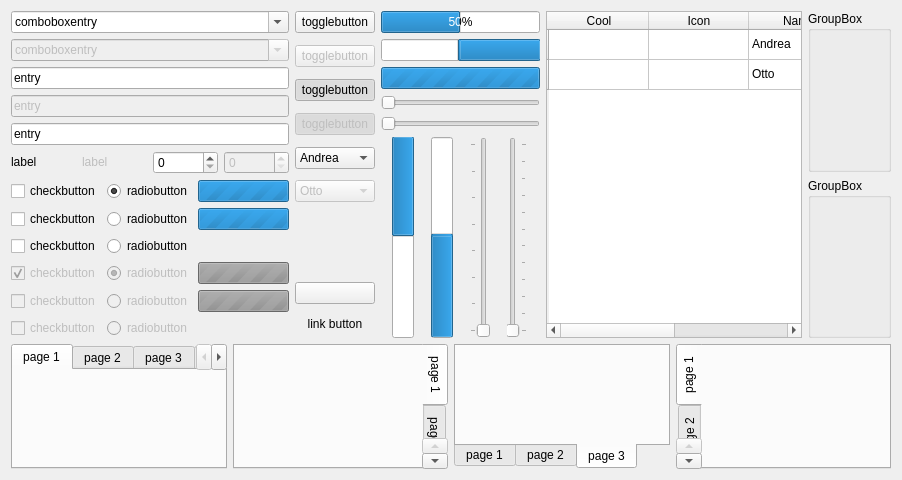
<?xml version="1.0" encoding="UTF-8"?>
<ui version="4.0">
 <class>WidgetShowcase</class>
 <widget class="QWidget" name="central">
  <property name="geometry">
   <rect>
    <x>0</x>
    <y>0</y>
    <width>902</width>
    <height>471</height>
   </rect>
  </property>
  <layout class="QVBoxLayout" name="central_layout">
   <item>
    <layout class="QHBoxLayout" name="top">
     <item>
      <layout class="QVBoxLayout" name="top_0">
       <property name="sizeConstraint">
        <enum>QLayout::SetDefaultConstraint</enum>
       </property>
       <item>
        <widget class="QComboBox" name="combo_0">
         <property name="sizePolicy">
          <sizepolicy hsizetype="Preferred" vsizetype="Fixed">
           <horstretch>0</horstretch>
           <verstretch>0</verstretch>
          </sizepolicy>
         </property>
         <property name="editable">
          <bool>true</bool>
         </property>
         <item>
          <property name="text">
           <string>comboboxentry</string>
          </property>
         </item>
         <item>
          <property name="text">
           <string>Donald Duck</string>
          </property>
         </item>
         <item>
          <property name="text">
           <string>Mickey Mouse</string>
          </property>
         </item>
         <item>
          <property name="text">
           <string>Jet McQuack</string>
          </property>
         </item>
        </widget>
       </item>
       <item>
        <widget class="QComboBox" name="combo_1">
         <property name="enabled">
          <bool>false</bool>
         </property>
         <property name="sizePolicy">
          <sizepolicy hsizetype="Minimum" vsizetype="Fixed">
           <horstretch>0</horstretch>
           <verstretch>0</verstretch>
          </sizepolicy>
         </property>
         <property name="editable">
          <bool>true</bool>
         </property>
         <item>
          <property name="text">
           <string>comboboxentry</string>
          </property>
         </item>
        </widget>
       </item>
       <item>
        <widget class="QLineEdit" name="line_0">
         <property name="sizePolicy">
          <sizepolicy hsizetype="Minimum" vsizetype="Fixed">
           <horstretch>0</horstretch>
           <verstretch>0</verstretch>
          </sizepolicy>
         </property>
         <property name="text">
          <string>entry</string>
         </property>
        </widget>
       </item>
       <item>
        <widget class="QLineEdit" name="line_1">
         <property name="enabled">
          <bool>false</bool>
         </property>
         <property name="sizePolicy">
          <sizepolicy hsizetype="Minimum" vsizetype="Fixed">
           <horstretch>0</horstretch>
           <verstretch>0</verstretch>
          </sizepolicy>
         </property>
         <property name="text">
          <string>entry</string>
         </property>
        </widget>
       </item>
       <item>
        <widget class="KLineEdit" name="klineedit">
         <property name="text">
          <string>entry</string>
         </property>
         <property name="showClearButton" stdset="0">
          <bool>true</bool>
         </property>
        </widget>
       </item>
       <item>
        <layout class="QHBoxLayout" name="labels">
         <property name="sizeConstraint">
          <enum>QLayout::SetDefaultConstraint</enum>
         </property>
         <item>
          <widget class="QLabel" name="label_0">
           <property name="sizePolicy">
            <sizepolicy hsizetype="Minimum" vsizetype="Fixed">
             <horstretch>0</horstretch>
             <verstretch>0</verstretch>
            </sizepolicy>
           </property>
           <property name="text">
            <string>label</string>
           </property>
          </widget>
         </item>
         <item>
          <widget class="QLabel" name="label_1">
           <property name="enabled">
            <bool>false</bool>
           </property>
           <property name="sizePolicy">
            <sizepolicy hsizetype="Minimum" vsizetype="Fixed">
             <horstretch>0</horstretch>
             <verstretch>0</verstretch>
            </sizepolicy>
           </property>
           <property name="text">
            <string>label</string>
           </property>
          </widget>
         </item>
         <item>
          <widget class="KIntSpinBox" name="kintspinbox_2">
           <property name="sizePolicy">
            <sizepolicy hsizetype="Minimum" vsizetype="Fixed">
             <horstretch>0</horstretch>
             <verstretch>0</verstretch>
            </sizepolicy>
           </property>
          </widget>
         </item>
         <item>
          <widget class="KIntSpinBox" name="kintspinbox">
           <property name="enabled">
             <bool>false</bool>
           </property>
           <property name="sizePolicy">
            <sizepolicy hsizetype="Minimum" vsizetype="Fixed">
             <horstretch>0</horstretch>
             <verstretch>0</verstretch>
            </sizepolicy>
           </property>
          </widget>
         </item>
        </layout>
       </item>
       <item>
        <layout class="QGridLayout" name="checks">
         <item row="0" column="0">
          <widget class="QCheckBox" name="check_0">
           <property name="text">
            <string>checkbutton</string>
           </property>
           <property name="checked">
            <bool>false</bool>
           </property>
           <attribute name="buttonGroup">
            <string notr="true">buttonGroup_3</string>
           </attribute>
          </widget>
         </item>
         <item row="0" column="1">
          <widget class="QRadioButton" name="radio_0">
           <property name="text">
            <string>radiobutton</string>
           </property>
           <property name="checked">
            <bool>true</bool>
           </property>
           <attribute name="buttonGroup">
            <string notr="true">buttonGroup</string>
           </attribute>
          </widget>
         </item>
         <item row="0" column="2">
          <widget class="QProgressBar" name="busy_0">
           <property name="sizePolicy">
            <sizepolicy hsizetype="Minimum" vsizetype="Fixed">
             <horstretch>0</horstretch>
             <verstretch>0</verstretch>
            </sizepolicy>
           </property>
           <property name="minimumSize">
            <size>
             <width>23</width>
             <height>0</height>
            </size>
           </property>
           <property name="maximum">
            <number>0</number>
           </property>
          </widget>
         </item>
         <item row="1" column="0">
          <widget class="QCheckBox" name="check_1">
           <property name="text">
            <string>checkbutton</string>
           </property>
           <attribute name="buttonGroup">
            <string notr="true">buttonGroup_3</string>
           </attribute>
          </widget>
         </item>
         <item row="1" column="1">
          <widget class="QRadioButton" name="radio_1">
           <property name="text">
            <string>radiobutton</string>
           </property>
           <attribute name="buttonGroup">
            <string notr="true">buttonGroup</string>
           </attribute>
          </widget>
         </item>
         <item row="1" column="2">
          <widget class="QProgressBar" name="busy_1">
           <property name="sizePolicy">
            <sizepolicy hsizetype="Minimum" vsizetype="Fixed">
             <horstretch>0</horstretch>
             <verstretch>0</verstretch>
            </sizepolicy>
           </property>
           <property name="minimumSize">
            <size>
             <width>23</width>
             <height>0</height>
            </size>
           </property>
           <property name="maximum">
            <number>0</number>
           </property>
          </widget>
         </item>
         <item row="2" column="0">
          <widget class="QCheckBox" name="check_2">
           <property name="text">
            <string>checkbutton</string>
           </property>
           <property name="tristate">
            <bool>true</bool>
           </property>
           <attribute name="buttonGroup">
            <string notr="true">buttonGroup_3</string>
           </attribute>
          </widget>
         </item>
         <item row="2" column="1">
          <widget class="QRadioButton" name="radio_2">
           <property name="text">
            <string>radiobutton</string>
           </property>
           <attribute name="buttonGroup">
            <string notr="true">buttonGroup</string>
           </attribute>
          </widget>
         </item>
         <item row="3" column="0">
          <widget class="QCheckBox" name="check_3">
           <property name="enabled">
            <bool>false</bool>
           </property>
           <property name="text">
            <string>checkbutton</string>
           </property>
           <property name="checked">
            <bool>true</bool>
           </property>
           <attribute name="buttonGroup">
            <string notr="true">buttonGroup_3</string>
           </attribute>
          </widget>
         </item>
         <item row="3" column="1">
          <widget class="QRadioButton" name="radio_3">
           <property name="enabled">
            <bool>false</bool>
           </property>
           <property name="text">
            <string>radiobutton</string>
           </property>
           <property name="checked">
            <bool>true</bool>
           </property>
           <attribute name="buttonGroup">
            <string notr="true">buttonGroup_2</string>
           </attribute>
          </widget>
         </item>
         <item row="3" column="2">
          <widget class="QProgressBar" name="busy_2">
           <property name="enabled">
            <bool>false</bool>
           </property>
           <property name="sizePolicy">
            <sizepolicy hsizetype="Minimum" vsizetype="Fixed">
             <horstretch>0</horstretch>
             <verstretch>0</verstretch>
            </sizepolicy>
           </property>
           <property name="minimumSize">
            <size>
             <width>23</width>
             <height>0</height>
            </size>
           </property>
           <property name="maximum">
            <number>0</number>
           </property>
          </widget>
         </item>
         <item row="4" column="0">
          <widget class="QCheckBox" name="check_4">
           <property name="enabled">
            <bool>false</bool>
           </property>
           <property name="text">
            <string>checkbutton</string>
           </property>
           <attribute name="buttonGroup">
            <string notr="true">buttonGroup_3</string>
           </attribute>
          </widget>
         </item>
         <item row="4" column="1">
          <widget class="QRadioButton" name="radio_4">
           <property name="enabled">
            <bool>false</bool>
           </property>
           <property name="text">
            <string>radiobutton</string>
           </property>
           <attribute name="buttonGroup">
            <string notr="true">buttonGroup_2</string>
           </attribute>
          </widget>
         </item>
         <item row="4" column="2">
          <widget class="QProgressBar" name="busy_3">
           <property name="enabled">
            <bool>false</bool>
           </property>
           <property name="sizePolicy">
            <sizepolicy hsizetype="Minimum" vsizetype="Fixed">
             <horstretch>0</horstretch>
             <verstretch>0</verstretch>
            </sizepolicy>
           </property>
           <property name="minimumSize">
            <size>
             <width>23</width>
             <height>0</height>
            </size>
           </property>
           <property name="maximum">
            <number>0</number>
           </property>
          </widget>
         </item>
         <item row="5" column="0">
          <widget class="QCheckBox" name="check_5">
           <property name="enabled">
            <bool>false</bool>
           </property>
           <property name="text">
            <string>checkbutton</string>
           </property>
           <property name="tristate">
            <bool>true</bool>
           </property>
           <attribute name="buttonGroup">
            <string notr="true">buttonGroup_3</string>
           </attribute>
          </widget>
         </item>
         <item row="5" column="1">
          <widget class="QRadioButton" name="radio_5">
           <property name="enabled">
            <bool>false</bool>
           </property>
           <property name="text">
            <string>radiobutton</string>
           </property>
           <attribute name="buttonGroup">
            <string notr="true">buttonGroup_2</string>
           </attribute>
          </widget>
         </item>
        </layout>
       </item>
      </layout>
     </item>
     <item>
      <layout class="QVBoxLayout" name="top_1">
       <item alignment="Qt::AlignTop">
        <widget class="QPushButton" name="button_0">
         <property name="text">
          <string>togglebutton</string>
         </property>
         <property name="checkable">
          <bool>true</bool>
         </property>
        </widget>
       </item>
       <item alignment="Qt::AlignTop">
        <widget class="QPushButton" name="button_1">
         <property name="enabled">
          <bool>false</bool>
         </property>
         <property name="text">
          <string>togglebutton</string>
         </property>
         <property name="checkable">
          <bool>true</bool>
         </property>
        </widget>
       </item>
       <item alignment="Qt::AlignTop">
        <widget class="QPushButton" name="button_2">
         <property name="text">
          <string>togglebutton</string>
         </property>
         <property name="checkable">
          <bool>true</bool>
         </property>
         <property name="checked">
          <bool>true</bool>
         </property>
         <property name="autoDefault">
          <bool>false</bool>
         </property>
         <property name="default">
          <bool>false</bool>
         </property>
         <property name="flat">
          <bool>false</bool>
         </property>
        </widget>
       </item>
       <item alignment="Qt::AlignTop">
        <widget class="QPushButton" name="button_3">
         <property name="enabled">
          <bool>false</bool>
         </property>
         <property name="text">
          <string>togglebutton</string>
         </property>
         <property name="checkable">
          <bool>true</bool>
         </property>
         <property name="checked">
          <bool>true</bool>
         </property>
        </widget>
       </item>
       <item alignment="Qt::AlignTop">
        <widget class="QComboBox" name="combo_2">
         <item>
          <property name="text">
           <string>Andrea</string>
          </property>
         </item>
         <item>
          <property name="text">
           <string>Otto</string>
          </property>
         </item>
        </widget>
       </item>
       <item alignment="Qt::AlignTop">
        <widget class="QComboBox" name="combo_3">
         <property name="enabled">
          <bool>false</bool>
         </property>
         <item>
          <property name="text">
           <string>Otto</string>
          </property>
         </item>
        </widget>
       </item>
       <item alignment="Qt::AlignTop">
        <widget class="KFontRequester" name="button_4"/>
       </item>
       <item>
        <widget class="KRatingWidget" name="kratingwidget"/>
       </item>
       <item>
        <widget class="KColorButton" name="button_5"/>
       </item>
       <item>
        <widget class="KUrlLabel" name="kurllabel">
         <property name="text">
           <string>link button</string>
         </property>
         <property name="alignment">
          <set>Qt::AlignCenter</set>
         </property>
        </widget>
       </item>
      </layout>
     </item>
     <item>
      <layout class="QVBoxLayout" name="top_2">
       <item>
        <widget class="QProgressBar" name="progress_0">
         <property name="maximum">
          <number>2</number>
         </property>
         <property name="value">
          <number>1</number>
         </property>
         <property name="textVisible">
          <bool>true</bool>
         </property>
        </widget>
       </item>
       <item>
        <widget class="QProgressBar" name="progress_1">
         <property name="maximum">
          <number>2</number>
         </property>
         <property name="value">
          <number>1</number>
         </property>
         <property name="textVisible">
          <bool>false</bool>
         </property>
         <property name="invertedAppearance">
          <bool>true</bool>
         </property>
        </widget>
       </item>
       <item>
        <widget class="QProgressBar" name="progressBar">
         <property name="maximum">
          <number>0</number>
         </property>
         <property name="value">
          <number>-1</number>
         </property>
        </widget>
       </item>
       <item>
        <widget class="QSlider" name="slider_0">
         <property name="orientation">
          <enum>Qt::Horizontal</enum>
         </property>
        </widget>
       </item>
       <item>
        <widget class="QSlider" name="slider_1">
         <property name="enabled">
          <bool>false</bool>
         </property>
         <property name="orientation">
          <enum>Qt::Horizontal</enum>
         </property>
        </widget>
       </item>
       <item>
        <layout class="QHBoxLayout" name="vertical_sliders">
         <item>
          <widget class="QProgressBar" name="progress_3">
           <property name="maximum">
            <number>2</number>
           </property>
           <property name="value">
            <number>1</number>
           </property>
           <property name="textVisible">
            <bool>true</bool>
           </property>
           <property name="orientation">
            <enum>Qt::Vertical</enum>
           </property>
           <property name="invertedAppearance">
            <bool>true</bool>
           </property>
          </widget>
         </item>
         <item>
          <widget class="QProgressBar" name="progress_4">
           <property name="maximum">
            <number>2</number>
           </property>
           <property name="value">
            <number>1</number>
           </property>
           <property name="textVisible">
            <bool>false</bool>
           </property>
           <property name="orientation">
            <enum>Qt::Vertical</enum>
           </property>
          </widget>
         </item>
         <item>
          <widget class="QSlider" name="slider_2">
           <property name="minimum">
             <number>0</number>
           </property>
           <property name="maximum">
             <number>7</number>
           </property>
           <property name="orientation">
            <enum>Qt::Vertical</enum>
           </property>
           <property name="tickPosition">
             <enum>QSlider::TicksLeft</enum>
           </property>
           <property name="tickInterval">
             <number>1</number>
           </property>
          </widget>
         </item>
         <item>
          <widget class="QSlider" name="slider_3">
           <property name="minimum">
             <number>0</number>
           </property>
           <property name="maximum">
             <number>11</number>
           </property>
           <property name="enabled">
            <bool>false</bool>
           </property>
           <property name="orientation">
            <enum>Qt::Vertical</enum>
           </property>
           <property name="tickPosition">
             <enum>QSlider::TicksRight</enum>
           </property>
           <property name="tickInterval">
             <number>1</number>
           </property>
          </widget>
         </item>
        </layout>
       </item>
      </layout>
     </item>
     <item>
      <layout class="QVBoxLayout" name="top_3">
       <item>
        <widget class="QTableWidget" name="table_0">
         <property name="selectionBehavior">
          <enum>QAbstractItemView::SelectRows</enum>
         </property>
         <row>
          <property name="text">
           <string/>
          </property>
         </row>
         <row>
          <property name="text">
           <string/>
          </property>
         </row>
         <column>
          <property name="text">
           <string>Cool</string>
          </property>
         </column>
         <column>
          <property name="text">
           <string>Icon</string>
          </property>
         </column>
         <column>
          <property name="text">
           <string>Name</string>
          </property>
         </column>
         <column>
          <property name="text">
           <string>Nick</string>
          </property>
         </column>
         <item row="0" column="2">
          <property name="text">
           <string>Andrea</string>
          </property>
         </item>
         <item row="0" column="3">
          <property name="text">
           <string>Cimi</string>
          </property>
         </item>
         <item row="1" column="2">
          <property name="text">
           <string>Otto</string>
          </property>
         </item>
         <item row="1" column="3">
          <property name="text">
           <string>chaotic</string>
          </property>
         </item>
        </widget>
       </item>
      </layout>
     </item>
     <item>
      <layout class="QVBoxLayout" name="top_4">
       <item>
        <widget class="QGroupBox" name="groupBox">
         <property name="title">
          <string>GroupBox</string>
         </property>
         <property name="flat">
          <bool>false</bool>
         </property>
        </widget>
       </item>
       <item>
        <widget class="QGroupBox" name="groupBox_2">
         <property name="title">
          <string>GroupBox</string>
         </property>
        </widget>
       </item>
      </layout>
     </item>
    </layout>
   </item>
   <item>
    <layout class="QHBoxLayout" name="bottom">
     <item>
      <widget class="QTabWidget" name="tabs_N">
       <property name="tabPosition">
        <enum>QTabWidget::North</enum>
       </property>
       <property name="currentIndex">
        <number>0</number>
       </property>
       <widget class="QLabel" name="tabs_N_1">
        <attribute name="title">
          <string>page 1</string>
        </attribute>
       </widget>
       <widget class="QLabel" name="tabs_N_2">
        <attribute name="title">
          <string>page 2</string>
        </attribute>
       </widget>
       <widget class="QLabel" name="tabs_N_3">
        <attribute name="title">
          <string>page 3</string>
        </attribute>
       </widget>
       <widget class="QLabel" name="tabs_N_4">
        <attribute name="title">
          <string>page 4</string>
        </attribute>
       </widget>
       <widget class="QLabel" name="tabs_N_5">
        <attribute name="title">
          <string>page 5</string>
        </attribute>
       </widget>
       <widget class="QLabel" name="tabs_N_6">
        <attribute name="title">
          <string>page 6</string>
        </attribute>
       </widget>
       <widget class="QLabel" name="tabs_N_7">
        <attribute name="title">
          <string>page 7</string>
        </attribute>
       </widget>
       <widget class="QLabel" name="tabs_N_8">
        <attribute name="title">
          <string>page 8</string>
        </attribute>
       </widget>
      </widget>
     </item>
     <item>
      <widget class="QTabWidget" name="tabs_E">
       <property name="tabPosition">
        <enum>QTabWidget::East</enum>
       </property>
       <widget class="QLabel" name="tabs_E_1">
        <attribute name="title">
          <string>page 1</string>
        </attribute>
       </widget>
       <widget class="QLabel" name="tabs_E_2">
        <attribute name="title">
          <string>page 2</string>
        </attribute>
       </widget>
       <widget class="QLabel" name="tabs_E_3">
        <attribute name="title">
          <string>page 3</string>
        </attribute>
       </widget>
      </widget>
     </item>
     <item>
      <widget class="QTabWidget" name="tabs_S">
       <property name="tabPosition">
        <enum>QTabWidget::South</enum>
       </property>
       <property name="currentIndex">
        <number>2</number>
       </property>
       <widget class="QLabel" name="tabs_S_1">
        <attribute name="title">
          <string>page 1</string>
        </attribute>
       </widget>
       <widget class="QLabel" name="tabs_S_2">
        <attribute name="title">
          <string>page 2</string>
        </attribute>
       </widget>
       <widget class="QLabel" name="tabs_S_3">
        <attribute name="title">
          <string>page 3</string>
        </attribute>
       </widget>
      </widget>
     </item>
     <item>
      <widget class="QTabWidget" name="tabs_W">
       <property name="tabPosition">
        <enum>QTabWidget::West</enum>
       </property>
       <widget class="QLabel" name="tabs_W_1">
        <attribute name="title">
          <string>page 1</string>
        </attribute>
       </widget>
       <widget class="QLabel" name="tabs_W_2">
        <attribute name="title">
          <string>page 2</string>
        </attribute>
       </widget>
       <widget class="QLabel" name="tabs_W_3">
        <attribute name="title">
          <string>page 3</string>
        </attribute>
       </widget>
      </widget>
     </item>
    </layout>
   </item>
  </layout>
 </widget>
 <customwidgets>
  <customwidget>
   <class>KColorButton</class>
   <extends>QPushButton</extends>
   <header>kcolorbutton.h</header>
  </customwidget>
  <customwidget>
   <class>KFontRequester</class>
   <extends>QWidget</extends>
   <header>kfontrequester.h</header>
  </customwidget>
  <customwidget>
   <class>KLineEdit</class>
   <extends>QLineEdit</extends>
   <header>klineedit.h</header>
  </customwidget>
  <customwidget>
   <class>KUrlLabel</class>
   <extends>QLabel</extends>
   <header>kurllabel.h</header>
  </customwidget>
  <customwidget>
   <class>KIntSpinBox</class>
   <extends>QSpinBox</extends>
   <header>knuminput.h</header>
  </customwidget>
  <customwidget>
   <class>KRatingWidget</class>
   <extends>QFrame</extends>
   <header>kratingwidget.h</header>
  </customwidget>
 </customwidgets>
 <resources/>
 <connections/>
 <buttongroups>
  <buttongroup name="buttonGroup"/>
  <buttongroup name="buttonGroup_2"/>
  <buttongroup name="buttonGroup_3"/>
 </buttongroups>
</ui>
